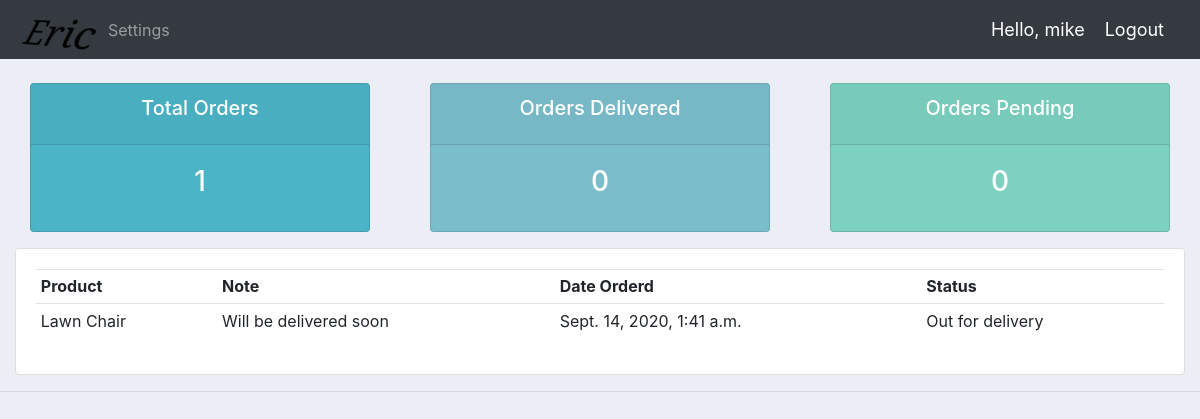
Page /user/ (signed in) on the committed database.
### accounts/models.py (models this page shows)
class Order(models.Model):
	STATUS = (
			('Pending', 'Pending'),
			('Out for delivery', 'Out for delivery'),
			('Delivered', 'Delivered'),
			)
	customer = models.ForeignKey(Customer, null=True, on_delete= models.SET_NULL)
	product = models.ForeignKey(Product, null=True, on_delete= models.SET_NULL)
	date_created = models.DateTimeField(auto_now_add=True, null=True)
	status = models.CharField(max_length=200, null=True, choices=STATUS)
	note = models.CharField(max_length=1000, null=True)
	def __str__(self):
		return self.product.name

class Product(models.Model):
	CATEGORY = (
			('Indoor', 'Indoor'),
			('Out Door', 'Out Door'),
			)
	name = models.CharField(max_length=200, null=True)
	price = models.FloatField(null=True)
	category = models.CharField(max_length=200, null=True, choices=CATEGORY)
	description = models.CharField(max_length=200, null=True, blank=True)
	date_created = models.DateTimeField(auto_now_add=True, null=True)
	tags = models.ManyToManyField(Tag)
	def __str__(self):
		return self.name

### accounts/decorators.py (the view)
		def wrapper_func(request, *args, **kwargs):
			group = None
			if request.user.groups.exists():
				group = request.user.groups.all()[0].name
			if group in allowed_roles:
				return view_func(request, *args, **kwargs)
			else:
				return HttpResponse('You are not authorized to view this page')

### accounts/views.py (called while the page is built)
@login_required(login_url='login')
@allowed_users(allowed_roles=['customer'])
def userPage(request):
	orders = request.user.customer.order_set.all()
	total_orders = orders.count()
	delivered = orders.filter(status='Delivered').count()
	pending = orders.filter(status='Pending').count()
	print('ORDERS:', orders)
	context = {'orders':orders, 'total_orders':total_orders,
	'delivered':delivered,'pending':pending}
	return render(request, 'accounts/user.html', context)

### accounts/templates/accounts/user.html
{%  extends 'accounts/main.html' %}
{% block content %}
{%  include 'accounts/status.html' %}
<div class="row">
	<div class="col-md">
		<div class="card card-body">
			<table class="table table-sm">
				<tr>
					<th>Product</th>
					<th>Note</th>
					<th>Date Orderd</th>
					<th>Status</th>
				</tr>
				{% for order in orders %}
				<tr>
					<td>{{order.product}}</td>
					<td>{{order.note}}</td>
					<td>{{order.date_created}}</td>
					<td>{{order.status}}</td>
				</tr>
				{% endfor %}
			</table>
		</div>
	</div>
</div>
{% endblock content %}

### accounts/templates/accounts/navbar.html (shortened to what this page needs)
{% load static %}
<nav class="navbar navbar-expand-lg navbar-dark bg-dark">
 <img src="{% static 'images/logo.png' %}">
  <div class="collapse navbar-collapse" id="navbarNav">
    <ul class="navbar-nav">
      {% if request.user.is_staff %}
      <li class="nav-item active">
        <a class="nav-link" href="{% url 'home' %}">Dashboard</a>
      </li>
      <li class="nav-item">
        <a class="nav-link" href="{% url 'products' %}">Products</a>
      </li>
      {% else %}
       <li class="nav-item">
        <a class="nav-link" href="{% url 'account' %}">Settings</a>
      </li>
      {% endif %}
    </ul>
  </div>
  <span class="hello-msg">Hello, {{request.user}}</span>
  <span ><a  class="hello-msg" href="{% url 'logout' %}">Logout</a></span>
</nav>

### static/css/main.css (style rules this page uses)
body { background-color: #ebeff5; }

### accounts/templates/accounts/navbar.html (style rules this page uses)
.hello-msg { font-size: 18px; color: #fff; margin-right: 20px; }

### rows in the picture
Order: product "Lawn Chair", note "Will be delivered soon", date_created "Sept. 14, 2020, 1:41 a.m.", status "Out for delivery"

### other values in the picture
{{ request.user }} "mike"
{{ total_orders }} "1"
{{ delivered }} "0"
{{ pending }} "0"
